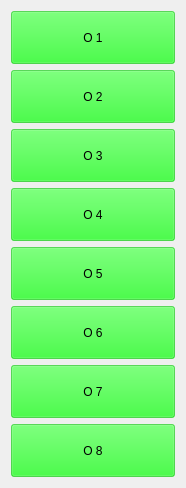
              <widget class="QWidget" name="scrollAreaWidgetContents_4">
               <property name="geometry">
                <rect>
                 <x>0</x>
                 <y>0</y>
                 <width>186</width>
                 <height>488</height>
                </rect>
               </property>
               <layout class="QVBoxLayout" name="verticalLayout_18">
                <item>
                 <widget class="QPushButton" name="pushButton_32">
                  <property name="sizePolicy">
                   <sizepolicy hsizetype="Minimum" vsizetype="Expanding">
                    <horstretch>0</horstretch>
                    <verstretch>0</verstretch>
                   </sizepolicy>
                  </property>
                  <property name="focusPolicy">
                   <enum>Qt::TabFocus</enum>
                  </property>
                  <property name="layoutDirection">
                   <enum>Qt::LeftToRight</enum>
                  </property>
                  <property name="styleSheet">
                   <string notr="true">background-color: rgba(0, 255, 0, 130);</string>
                  </property>
                  <property name="inputMethodHints">
                   <set>Qt::ImhNone</set>
                  </property>
                  <property name="text">
                   <string>O 1</string>
                  </property>
                  <property name="checkable">
                   <bool>true</bool>
                  </property>
                 </widget>
                </item>
                <item>
                 <widget class="QPushButton" name="pushButton_33">
                  <property name="sizePolicy">
                   <sizepolicy hsizetype="Minimum" vsizetype="Expanding">
                    <horstretch>0</horstretch>
                    <verstretch>0</verstretch>
                   </sizepolicy>
                  </property>
                  <property name="focusPolicy">
                   <enum>Qt::TabFocus</enum>
                  </property>
                  <property name="layoutDirection">
                   <enum>Qt::LeftToRight</enum>
                  </property>
                  <property name="styleSheet">
                   <string notr="true">background-color: rgba(0, 255, 0, 130);</string>
                  </property>
                  <property name="inputMethodHints">
                   <set>Qt::ImhNone</set>
                  </property>
                  <property name="text">
                   <string>O 2</string>
                  </property>
                  <property name="checkable">
                   <bool>true</bool>
                  </property>
                 </widget>
                </item>
                <item>
                 <widget class="QPushButton" name="pushButton_34">
                  <property name="sizePolicy">
                   <sizepolicy hsizetype="Minimum" vsizetype="Expanding">
                    <horstretch>0</horstretch>
                    <verstretch>0</verstretch>
                   </sizepolicy>
                  </property>
                  <property name="focusPolicy">
                   <enum>Qt::TabFocus</enum>
                  </property>
                  <property name="layoutDirection">
                   <enum>Qt::LeftToRight</enum>
                  </property>
                  <property name="styleSheet">
                   <string notr="true">background-color: rgba(0, 255, 0, 130);</string>
                  </property>
                  <property name="inputMethodHints">
                   <set>Qt::ImhNone</set>
                  </property>
                  <property name="text">
                   <string>O 3</string>
                  </property>
                  <property name="checkable">
                   <bool>true</bool>
                  </property>
                 </widget>
                </item>
                <item>
                 <widget class="QPushButton" name="pushButton_35">
                  <property name="sizePolicy">
                   <sizepolicy hsizetype="Minimum" vsizetype="Expanding">
                    <horstretch>0</horstretch>
                    <verstretch>0</verstretch>
                   </sizepolicy>
                  </property>
                  <property name="focusPolicy">
                   <enum>Qt::TabFocus</enum>
                  </property>
                  <property name="layoutDirection">
                   <enum>Qt::LeftToRight</enum>
                  </property>
                  <property name="styleSheet">
                   <string notr="true">background-color: rgba(0, 255, 0, 130);</string>
                  </property>
                  <property name="inputMethodHints">
                   <set>Qt::ImhNone</set>
                  </property>
                  <property name="text">
                   <string>O 4</string>
                  </property>
                  <property name="checkable">
                   <bool>true</bool>
                  </property>
                 </widget>
                </item>
                <item>
                 <widget class="QPushButton" name="pushButton_36">
                  <property name="sizePolicy">
                   <sizepolicy hsizetype="Minimum" vsizetype="Expanding">
                    <horstretch>0</horstretch>
                    <verstretch>0</verstretch>
                   </sizepolicy>
                  </property>
                  <property name="focusPolicy">
                   <enum>Qt::TabFocus</enum>
                  </property>
                  <property name="layoutDirection">
                   <enum>Qt::LeftToRight</enum>
                  </property>
                  <property name="styleSheet">
                   <string notr="true">background-color: rgba(0, 255, 0, 130);</string>
                  </property>
                  <property name="inputMethodHints">
                   <set>Qt::ImhNone</set>
                  </property>
                  <property name="text">
                   <string>O 5</string>
                  </property>
                  <property name="checkable">
                   <bool>true</bool>
                  </property>
                 </widget>
                </item>
                <item>
                 <widget class="QPushButton" name="pushButton_37">
                  <property name="sizePolicy">
                   <sizepolicy hsizetype="Minimum" vsizetype="Expanding">
                    <horstretch>0</horstretch>
                    <verstretch>0</verstretch>
                   </sizepolicy>
                  </property>
                  <property name="focusPolicy">
                   <enum>Qt::TabFocus</enum>
                  </property>
                  <property name="layoutDirection">
                   <enum>Qt::LeftToRight</enum>
                  </property>
                  <property name="styleSheet">
                   <string notr="true">background-color: rgba(0, 255, 0, 130);</string>
                  </property>
                  <property name="inputMethodHints">
                   <set>Qt::ImhNone</set>
                  </property>
                  <property name="text">
                   <string>O 6</string>
                  </property>
                  <property name="checkable">
                   <bool>true</bool>
                  </property>
                 </widget>
                </item>
                <item>
                 <widget class="QPushButton" name="pushButton_38">
                  <property name="sizePolicy">
                   <sizepolicy hsizetype="Minimum" vsizetype="Expanding">
                    <horstretch>0</horstretch>
                    <verstretch>0</verstretch>
                   </sizepolicy>
                  </property>
                  <property name="focusPolicy">
                   <enum>Qt::TabFocus</enum>
                  </property>
                  <property name="layoutDirection">
                   <enum>Qt::LeftToRight</enum>
                  </property>
                  <property name="styleSheet">
                   <string notr="true">background-color: rgba(0, 255, 0, 130);</string>
                  </property>
                  <property name="inputMethodHints">
                   <set>Qt::ImhNone</set>
                  </property>
                  <property name="text">
                   <string>O 7</string>
                  </property>
                  <property name="checkable">
                   <bool>true</bool>
                  </property>
                 </widget>
                </item>
                <item>
                 <widget class="QPushButton" name="pushButton_39">
                  <property name="sizePolicy">
                   <sizepolicy hsizetype="Minimum" vsizetype="Expanding">
                    <horstretch>0</horstretch>
                    <verstretch>0</verstretch>
                   </sizepolicy>
                  </property>
                  <property name="focusPolicy">
                   <enum>Qt::TabFocus</enum>
                  </property>
                  <property name="layoutDirection">
                   <enum>Qt::LeftToRight</enum>
                  </property>
                  <property name="styleSheet">
                   <string notr="true">background-color: rgba(0, 255, 0, 130);</string>
                  </property>
                  <property name="inputMethodHints">
                   <set>Qt::ImhNone</set>
                  </property>
                  <property name="text">
                   <string>O 8</string>
                  </property>
                  <property name="checkable">
                   <bool>true</bool>
                  </property>
                 </widget>
                </item>
               </layout>
              </widget>
